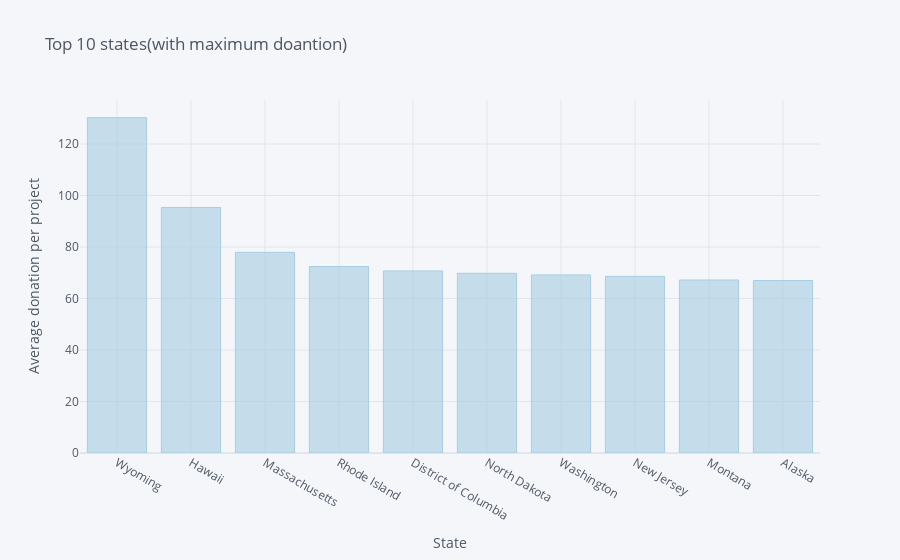

The code cell stored with this chart in its notebook:
### Code cell
s2.iplot(kind='bar' , xTitle='State' , yTitle='Average donation per project' 
         , title='Top 10 states(with maximum doantion)' , colorscale='paired')

### Figure 1 — Plotly figure (JSON) as saved in the notebook; plotly's stock layout.template omitted (floating-point values rounded to 4 significant figures)
{"data": [{"marker": {"color": "rgba(166, 206, 227, 0.6)", "line": {"color": "rgba(166, 206, 227, 1.0)", "width": 1}}, "name": "Donation Amount", "orientation": "v", "text": "", "type": "bar", "x": ["Wyoming", "Hawaii", "Massachusetts", "Rhode Island", "District of Columbia", "North Dakota", "Washington", "New Jersey", "Montana", "Alaska"], "y": [130.2, 95.36, 77.93, 72.43, 70.69, 69.78, 69.16, 68.59, 67.19, 66.99]}], "layout": {"legend": {"bgcolor": "#F5F6F9", "font": {"color": "#4D5663"}}, "paper_bgcolor": "#F5F6F9", "plot_bgcolor": "#F5F6F9", "title": {"font": {"color": "#4D5663"}, "text": "Top 10 states(with maximum doantion)"}, "xaxis": {"gridcolor": "#E1E5ED", "showgrid": true, "tickfont": {"color": "#4D5663"}, "title": {"font": {"color": "#4D5663"}, "text": "State"}, "zerolinecolor": "#E1E5ED"}, "yaxis": {"gridcolor": "#E1E5ED", "showgrid": true, "tickfont": {"color": "#4D5663"}, "title": {"font": {"color": "#4D5663"}, "text": "Average donation per project"}, "zerolinecolor": "#E1E5ED"}}}
